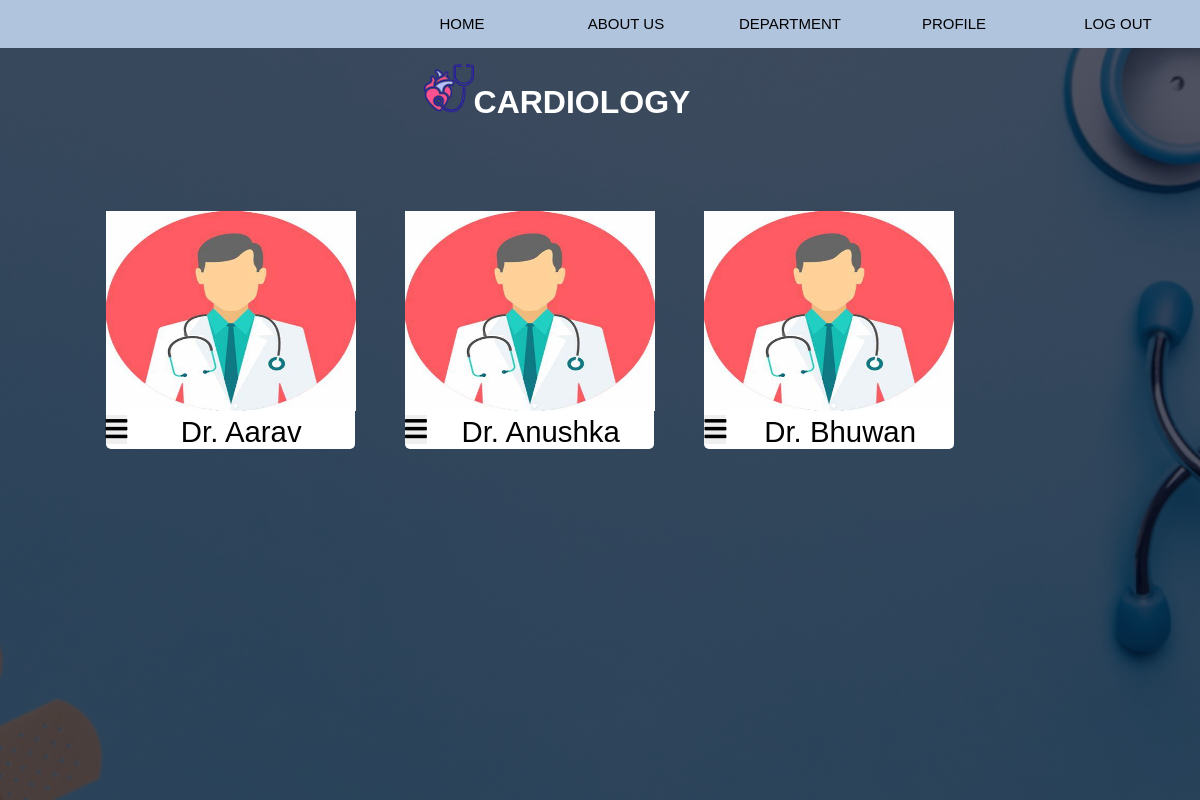
Screenshot of /user/cardiology.php with the database file from the repository.
### tables this page shows
CREATE TABLE `doctors_info` (
  `doctor_id` int(11) NOT NULL,
  `doctor_name` varchar(30) NOT NULL,
  `doctor_specialization` varchar(30) NOT NULL,
  `doctor_phone` varchar(10) NOT NULL,
  `doctor_email` varchar(30) NOT NULL,
  `day_from` varchar(30) NOT NULL,
  `day_to` varchar(30) NOT NULL,
  `time` varchar(255) NOT NULL,
  `doctor_password` varchar(30) NOT NULL,
  `photo` varchar(200) NOT NULL
);

### user/cardiology.php (the view, shortened to what this page needs)
<?php
$category = 'cardiology';
?>
<!DOCTYPE html>
<html>
<head>
  <link rel="stylesheet" href="../style3.css">
  <link rel="stylesheet" href="https://cdnjs.cloudflare.com/ajax/libs/font-awesome/5.15.2/css/all.min.css" />
</head>
<body>
  <?php
  include 'header2.php';
  ?>
  <div class="topic">
    <h1> <img src="../images/cardiology.png" height="50px">CARDIOLOGY</h1>
  </div>
  <div class="doctors">
    <?php
    $sql = "SELECT * FROM doctors_info WHERE doctor_specialization='$category'";
    $all_doctors = $conn->query($sql);
    ?>
    <?php
    if ($all_doctors) {
      while ($row = mysqli_fetch_assoc($all_doctors)) {
        ?>
        <div class="doc-menu">
          <img src="<?php echo $row["photo"]; ?>" alt="" height="200mm" width="250mm">
          <div class="btn-one">
            <button class="drop"><i class="fas fa-bars"></i></button>
            <div class="doc-name">
              Dr.
              <?php echo $row["doctor_name"]; ?>
            </div>
            </div>
          </div>
        </div>
        <?php
      }
    } ?>

### style3.css (style rules this page uses)
* { margin:0; padding: 0; font-family: 'Poppins', sans-serif; }
.topic { padding-left: 30%; text-align: center; }
.topic h1 { margin-top: 15px; padding: 0 8px 10px; color:white; width: 10cm; }
.doctors { margin-top: 50px; margin-left:20mm; padding:30px; justify-content: space-between; display: inline-flex; column-gap: 50px; }
.doc-menu img { text-align: center; }
.doc-menu { background: #fff; width:66mm; border-radius: 5px; position: relative; display: inline-block; }
.doc-name { font-size:3.3ch; text-align: center; }
.btn-one .drop { font-size: 25px; border: none; float: left; }

### rows the page displays
doctors_info: photo (picture), doctor_name "Aarav"
doctors_info: photo (picture), doctor_name "Anushka"
doctors_info: photo (picture), doctor_name "Bhuwan"
